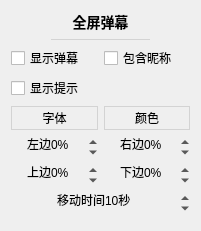
           <widget class="QWidget" name="fullScreenDanmuSettingsCard" native="true">
            <property name="geometry">
             <rect>
              <x>550</x>
              <y>10</y>
              <width>201</width>
              <height>231</height>
             </rect>
            </property>
            <property name="styleSheet">
             <string notr="true">#fullScreenDanmuSettingsCard
{
	background: #f7f7ff;
	border: none;
	border-radius: 5px;
}</string>
            </property>
            <layout class="QVBoxLayout" name="verticalLayout_55">
             <item>
              <widget class="QLabel" name="label_38">
               <property name="sizePolicy">
                <sizepolicy hsizetype="Preferred" vsizetype="Fixed">
                 <horstretch>0</horstretch>
                 <verstretch>0</verstretch>
                </sizepolicy>
               </property>
               <property name="styleSheet">
                <string notr="true">font-size: 14px;
font-weight: 500;</string>
               </property>
               <property name="text">
                <string>全屏弹幕</string>
               </property>
               <property name="alignment">
                <set>Qt::AlignCenter</set>
               </property>
              </widget>
             </item>
             <item>
              <widget class="QWidget" name="widget_28" native="true">
               <property name="minimumSize">
                <size>
                 <width>0</width>
                 <height>1</height>
                </size>
               </property>
               <property name="maximumSize">
                <size>
                 <width>16777215</width>
                 <height>1</height>
                </size>
               </property>
               <property name="styleSheet">
                <string notr="true">background: lightgray;
margin: 40px;</string>
               </property>
              </widget>
             </item>
             <item>
              <layout class="QHBoxLayout" name="horizontalLayout_71">
               <item>
                <widget class="CheckBox1" name="enableScreenDanmakuCheck">
                 <property name="cursor">
                  <cursorShape>PointingHandCursor</cursorShape>
                 </property>
                 <property name="text">
                  <string>显示弹幕</string>
                 </property>
                </widget>
               </item>
               <item>
                <widget class="CheckBox1" name="screenDanmakuWithNameCheck">
                 <property name="cursor">
                  <cursorShape>PointingHandCursor</cursorShape>
                 </property>
                 <property name="toolTip">
                  <string>显示发送者的昵称</string>
                 </property>
                 <property name="text">
                  <string>包含昵称</string>
                 </property>
                </widget>
               </item>
              </layout>
             </item>
             <item>
              <widget class="CheckBox1" name="enableScreenMsgCheck">
               <property name="cursor">
                <cursorShape>PointingHandCursor</cursorShape>
               </property>
               <property name="toolTip">
                <string>&lt;html&gt;&lt;head/&gt;&lt;body&gt;&lt;p&gt;是否显示除了弹幕之外提示类型的信息&lt;/p&gt;&lt;/body&gt;&lt;/html&gt;</string>
               </property>
               <property name="text">
                <string>显示提示</string>
               </property>
              </widget>
             </item>
             <item>
              <layout class="QHBoxLayout" name="horizontalLayout_31" stretch="0,0">
               <property name="topMargin">
                <number>0</number>
               </property>
               <item>
                <widget class="QPushButton" name="screenDanmakuFontButton">
                 <property name="cursor">
                  <cursorShape>PointingHandCursor</cursorShape>
                 </property>
                 <property name="styleSheet">
                  <string notr="true">QPushButton
{
	background: transparent;
	border: 1px solid lightgray;
	padding: 2px 8px 2px 8px;
}

QPushButton:hover
{
	background: #eeeeee;
}

QPushButton:pressed
{
	background: #cccccc;
}

</string>
                 </property>
                 <property name="text">
                  <string>字体</string>
                 </property>
                 <property name="flat">
                  <bool>false</bool>
                 </property>
                </widget>
               </item>
               <item>
                <widget class="QPushButton" name="screenDanmakuColorButton">
                 <property name="cursor">
                  <cursorShape>PointingHandCursor</cursorShape>
                 </property>
                 <property name="styleSheet">
                  <string notr="true">QPushButton
{
	background: transparent;
	border: 1px solid lightgray;
	padding: 2px 8px 2px 8px;
}

QPushButton:hover
{
	background: #eeeeee;
}

QPushButton:pressed
{
	background: #cccccc;
}

</string>
                 </property>
                 <property name="text">
                  <string>颜色</string>
                 </property>
                 <property name="flat">
                  <bool>false</bool>
                 </property>
                </widget>
               </item>
              </layout>
             </item>
             <item>
              <layout class="QHBoxLayout" name="horizontalLayout_29">
               <property name="topMargin">
                <number>0</number>
               </property>
               <item>
                <widget class="QSpinBox" name="screenDanmakuLeftSpin">
                 <property name="contextMenuPolicy">
                  <enum>Qt::NoContextMenu</enum>
                 </property>
                 <property name="styleSheet">
                  <string notr="true">QAbstractSpinBox
{
	background: transparent;
}</string>
                 </property>
                 <property name="frame">
                  <bool>false</bool>
                 </property>
                 <property name="alignment">
                  <set>Qt::AlignCenter</set>
                 </property>
                 <property name="suffix">
                  <string>%</string>
                 </property>
                 <property name="prefix">
                  <string>左边</string>
                 </property>
                 <property name="minimum">
                  <number>-200</number>
                 </property>
                 <property name="maximum">
                  <number>200</number>
                 </property>
                 <property name="singleStep">
                  <number>5</number>
                 </property>
                </widget>
               </item>
               <item>
                <widget class="QSpinBox" name="screenDanmakuRightSpin">
                 <property name="contextMenuPolicy">
                  <enum>Qt::NoContextMenu</enum>
                 </property>
                 <property name="styleSheet">
                  <string notr="true">QAbstractSpinBox
{
	background: transparent;
}</string>
                 </property>
                 <property name="frame">
                  <bool>false</bool>
                 </property>
                 <property name="alignment">
                  <set>Qt::AlignCenter</set>
                 </property>
                 <property name="suffix">
                  <string>%</string>
                 </property>
                 <property name="prefix">
                  <string>右边</string>
                 </property>
                 <property name="minimum">
                  <number>-200</number>
                 </property>
                 <property name="maximum">
                  <number>200</number>
                 </property>
                 <property name="singleStep">
                  <number>5</number>
                 </property>
                </widget>
               </item>
              </layout>
             </item>
             <item>
              <layout class="QHBoxLayout" name="horizontalLayout_30">
               <property name="topMargin">
                <number>0</number>
               </property>
               <item>
                <widget class="QSpinBox" name="screenDanmakuTopSpin">
                 <property name="contextMenuPolicy">
                  <enum>Qt::NoContextMenu</enum>
                 </property>
                 <property name="styleSheet">
                  <string notr="true">QAbstractSpinBox
{
	background: transparent;
}</string>
                 </property>
                 <property name="frame">
                  <bool>false</bool>
                 </property>
                 <property name="alignment">
                  <set>Qt::AlignCenter</set>
                 </property>
                 <property name="suffix">
                  <string>%</string>
                 </property>
                 <property name="prefix">
                  <string>上边</string>
                 </property>
                 <property name="minimum">
                  <number>-200</number>
                 </property>
                 <property name="maximum">
                  <number>200</number>
                 </property>
                 <property name="singleStep">
                  <number>5</number>
                 </property>
                </widget>
               </item>
               <item>
                <widget class="QSpinBox" name="screenDanmakuBottomSpin">
                 <property name="contextMenuPolicy">
                  <enum>Qt::NoContextMenu</enum>
                 </property>
                 <property name="styleSheet">
                  <string notr="true">QAbstractSpinBox
{
	background: transparent;
}</string>
                 </property>
                 <property name="frame">
                  <bool>false</bool>
                 </property>
                 <property name="alignment">
                  <set>Qt::AlignCenter</set>
                 </property>
                 <property name="suffix">
                  <string>%</string>
                 </property>
                 <property name="prefix">
                  <string>下边</string>
                 </property>
                 <property name="minimum">
                  <number>-200</number>
                 </property>
                 <property name="maximum">
                  <number>200</number>
                 </property>
                 <property name="singleStep">
                  <number>5</number>
                 </property>
                </widget>
               </item>
              </layout>
             </item>
             <item>
              <widget class="QSpinBox" name="screenDanmakuSpeedSpin">
               <property name="contextMenuPolicy">
                <enum>Qt::NoContextMenu</enum>
               </property>
               <property name="styleSheet">
                <string notr="true">QAbstractSpinBox
{
	background: transparent;
}</string>
               </property>
               <property name="frame">
                <bool>false</bool>
               </property>
               <property name="alignment">
                <set>Qt::AlignCenter</set>
               </property>
               <property name="suffix">
                <string>秒</string>
               </property>
               <property name="prefix">
                <string>移动时间</string>
               </property>
               <property name="minimum">
                <number>1</number>
               </property>
               <property name="maximum">
                <number>1000</number>
               </property>
               <property name="singleStep">
                <number>3</number>
               </property>
               <property name="value">
                <number>10</number>
               </property>
              </widget>
             </item>
            </layout>
           </widget>
